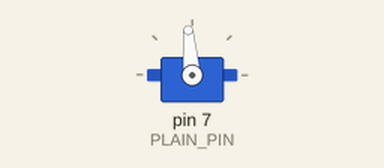
Recording of a sketch running on a simulated Arduino Uno, built with avr-gcc and run on an emulated ATmega328P. Shown: servo.

Above: at 0.05 s.
At 0.8 s:
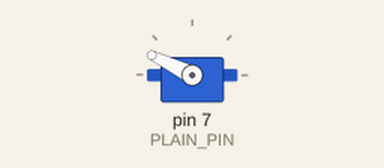
At 1.55 s:
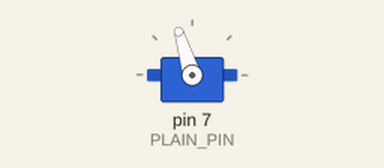
At 3.8 s:
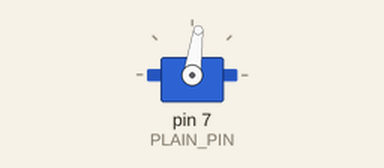
Timing chart, 0 to 5.7 s (numbered marks = the images above):
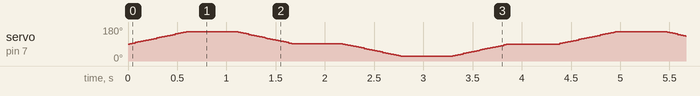

The sketch:

EuropeanPuzzles.ino
```cpp
#include <Servo.h>

#define PLAIN_PIN 7
#define FIRST_ROW_PIN 2
#define SECOND_ROW_PIN 3
#define THIRD_ROW_PIN 4
#define FOURTH_ROW_PIN 5

const short lpop = 25, rpop = 155, mpop = (lpop + rpop) / 2; //LeftPositionOfPlain

Servo plain;

void Fly(const int smallPause = 9, const int bigPause = 500)
{
  digitalWrite(FIRST_ROW_PIN, LOW);
  digitalWrite(SECOND_ROW_PIN, LOW);
  digitalWrite(THIRD_ROW_PIN, LOW);
  digitalWrite(FOURTH_ROW_PIN, LOW);
  digitalWrite(FIRST_ROW_PIN, HIGH);
  for(int i = mpop;i<rpop;i++)
  {
    plain.write(i);
    delay(smallPause);
  }
  delay(bigPause);
  //digitalWrite(FIRST_ROW_PIN, LOW);
  digitalWrite(SECOND_ROW_PIN, HIGH);
  for(int i = rpop;i>mpop;i--)
  {
    plain.write(i);
    delay(smallPause);
  }
  delay(bigPause);
  //digitalWrite(SECOND_ROW_PIN, LOW);
  digitalWrite(THIRD_ROW_PIN, HIGH);
  for(int i = mpop;i>lpop;i--)
  {
    plain.write(i);
    delay(smallPause);
  }
  delay(bigPause);
  //digitalWrite(THIRD_ROW_PIN, LOW);
  digitalWrite(FOURTH_ROW_PIN, HIGH);
  for(int i = lpop;i<mpop;i++)
  {
    plain.write(i);
    delay(smallPause);
  }
  delay(bigPause);
}

void setup() {
  plain.attach(PLAIN_PIN);
  plain.write(mpop);
  pinMode(FIRST_ROW_PIN, OUTPUT);
  pinMode(SECOND_ROW_PIN, OUTPUT);
  pinMode(THIRD_ROW_PIN, OUTPUT);
  pinMode(FOURTH_ROW_PIN, OUTPUT);

  digitalWrite(FIRST_ROW_PIN, LOW);
  digitalWrite(SECOND_ROW_PIN, LOW);
  digitalWrite(THIRD_ROW_PIN, LOW);
  digitalWrite(FOURTH_ROW_PIN, LOW);
}

void loop() {
  Fly();
}
```
